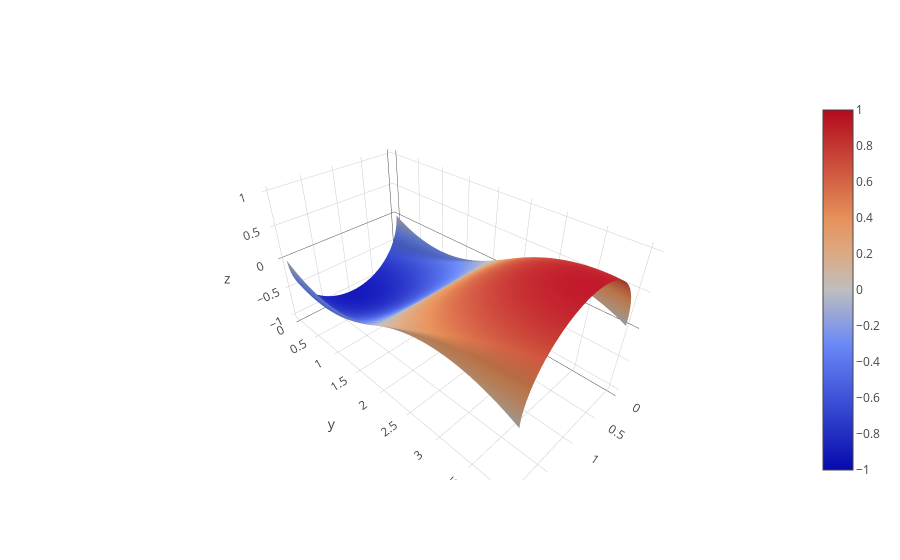

This figure's notebook cell:
### Code cell
knots_u = np.array([0., 0., 0., 1., 1., 2., 2., 2.])
knots_v = knots_u

cpoints = np.array([
        [[0, 0, 0]   , [0, 0, -1], [1, 0, -1], [2, 0, -1], [2, 0, 0]],
        [[0, 1, -0.5], [0, 1, -1], [1, 1, -1], [2, 1, -1], [2, 1, -0.5]],
        [[0, 2, 0]   , [0, 2, 0] , [1, 2, 0] , [2, 2, 0] , [2, 2, 0]],
        [[0, 3, 0.5] , [0, 3, 1] , [1, 3, 1] , [2, 3, 1] , [2, 3, 0.5]],
        [[0, 4, 0]   , [0, 4, 1] , [1, 4, 1] , [2, 4, 1] , [2, 4, 0]],
    ])
w = 1 / np.sqrt(2)
weights = np.array([
        [1, w, 1, w, 1],
        [1, w, 1, w, 1],
        [1, w, 1, w, 1],
        [1, w, 1, w, 1],
        [1, w, 1, w, 1],
    ])

surface = Surface(knots_u, knots_v, cpoints, weights)

u = np.linspace(knots_u[0], 0.99999 * knots_u[-1], 100)
v = np.linspace(knots_v[0], 0.99999 * knots_v[-1], 100)
x, y, z = surface.eval(u, v)

trace = go.Surface(
    x = x,
    y = y,
    z = z,
    name = 'NURBS surface'
)
data = [trace]
po.iplot(data, filename='surface')

### Figure 1 — Plotly figure (JSON) as saved in the notebook; plotly's stock layout.template omitted (floating-point values rounded to 4 significant figures; data arrays with more than 128 entries replaced by an {"elided": "..."} marker saying what was removed)
{"data": [{"name": "NURBS surface", "type": "surface", "x": {"elided": "100x100 float values"}, "y": {"elided": "100x100 float values"}, "z": {"elided": "100x100 float values"}}], "layout": {}}
